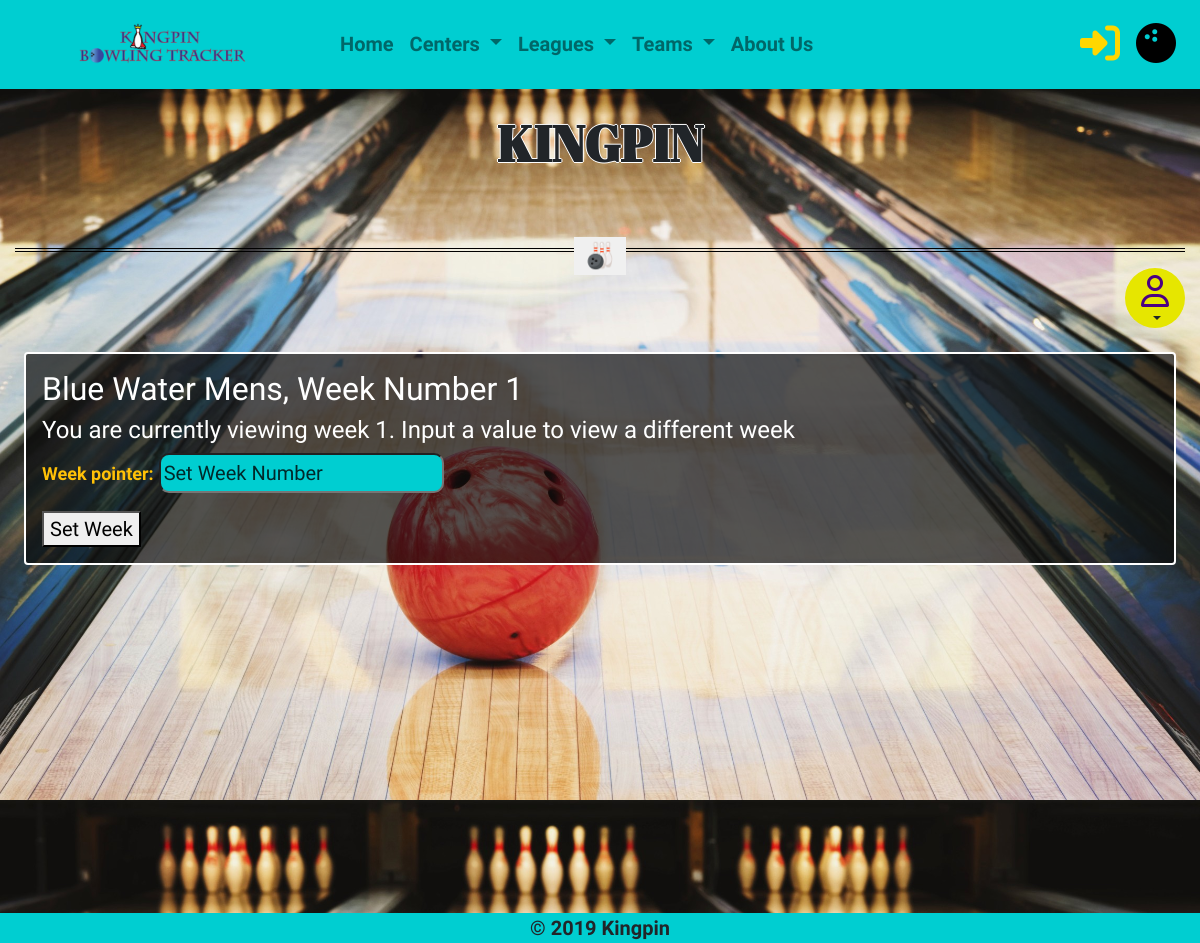
/kpbt/The Voyageur/Blue Water Mens/manage/set-week (signed in), run on the app's committed database.
### kptracker_serv/kpbt/leagues/models.py (models this page shows, shortened)
class League(models.Model):
	bowling_center = models.ForeignKey('BowlingCenter', on_delete=models.SET_NULL, null=True,
		related_name='leagues', verbose_name=('bowling center'))
	bowlers = models.ManyToManyField('BowlerProfile', through='LeagueBowler')
	secretary = models.OneToOneField(User, on_delete=models.SET_NULL, null=True)
	name = models.CharField(max_length=32)
	current_week = models.PositiveSmallIntegerField(default=1)
	week_pointer = models.PositiveSmallIntegerField(default=1)

### kptracker_serv/kpbt/leagues/views.py (the view)
# urls.py: path('set-week', views.set_week, name='set-week')
def set_week(request, center_name="", league_name=""):
	league = get_object_or_404(League, bowling_center__name=center_name, name=league_name)
	if request.method == "POST":
		form = SetWeekForm(request.POST)
		if form.is_valid():
			league.week_pointer = form.cleaned_data['week_pointer']
			league.save()
			return redirect('league-view-weekly-tasks', league.bowling_center.name, league.name)
		else:
			return render(request, 'leagues/manage/set_week.html', {'form': form, 'league' : league})
	else:
		form = SetWeekForm(initial={'current_week' : league.current_week})
	return render(request, 'leagues/manage/set_week.html', {'form' : form, 'league' : league})

### kptracker_serv/kpbt/leagues/forms.py (shortened to what this page needs)
class SetWeekForm(forms.Form):
	week_pointer = forms.IntegerField(widget=forms.NumberInput(attrs={'placeholder':'Set Week Number'}))
	current_week = forms.IntegerField(widget=forms.HiddenInput())

### kptracker_serv/templates/kpbt/leagues/manage/set_week.html (shortened to what this page needs)
{% extends 'index.html' %}
{% block page_content %}
<div class="text-white">
<h2> {{ league.name }}, Week Number {{ league.current_week }}</h2>
<h4> You are currently viewing week {{ league.week_pointer }}. Input a value to view a different week</h4>
<form method="post">
    {{ form.as_p }}
    <button type="submit">Set Week</button>
</form>
{% endblock %}

### kptracker_serv/kpbt/static/css/styles.css (style rules this page uses)
html, body { height: 100%; }
body { font-family: 'Arimo', sans-serif; margin: 0; padding: 0; font-size: 1.25rem; line-height: 1.5; background: #3ab59c; background: url("../images/bowling_ball_down_lane-bg.jpg") 25% 25%; background-size: cover; }
input { border-radius: 10px; background-color: #00CED1; padding: 3px; }
label, p a:hover { -webkit-cursor: pointer; cursor: pointer; }
label { font-weight: bolder; font-size: 1.125rem; color: #ffc107; }

### data on the page
League: name "Blue Water Mens", current_week "1", week_pointer "1"
